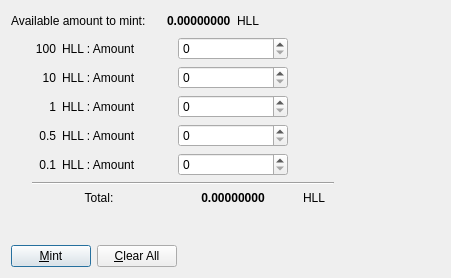
<?xml version="1.0" encoding="UTF-8"?>
<ui version="4.0">
 <class>ManualMintDialog</class>
 <widget class="QDialog" name="ManualMintDialog">
  <property name="geometry">
   <rect>
    <x>0</x>
    <y>0</y>
    <width>451</width>
    <height>278</height>
   </rect>
  </property>
  <property name="windowTitle">
   <string>Coin Selection</string>
  </property>
  <layout class="QVBoxLayout" name="verticalLayout">
   <item>
    <layout class="QVBoxLayout" name="verticalLayout_2">
     <item>
      <layout class="QHBoxLayout" name="horizontalLayout">
       <item>
        <widget class="QLabel" name="label">
         <property name="minimumSize">
          <size>
           <width>150</width>
           <height>0</height>
          </size>
         </property>
         <property name="text">
          <string>Available amount to mint:</string>
         </property>
        </widget>
       </item>
       <item>
        <widget class="QLabel" name="availableAmount">
         <property name="font">
          <font>
           <weight>75</weight>
           <bold>true</bold>
          </font>
         </property>
         <property name="text">
          <string>0.00000000</string>
         </property>
        </widget>
       </item>
       <item>
        <widget class="QLabel" name="label_3">
         <property name="text">
          <string>HLL</string>
         </property>
        </widget>
       </item>
       <item>
        <spacer name="horizontalSpacer">
         <property name="orientation">
          <enum>Qt::Horizontal</enum>
         </property>
         <property name="sizeHint" stdset="0">
          <size>
           <width>40</width>
           <height>20</height>
          </size>
         </property>
        </spacer>
       </item>
      </layout>
     </item>
     <item>
      <layout class="QHBoxLayout" name="horizontalLayout_5">
       <item>
        <spacer name="horizontalSpacer_3">
         <property name="orientation">
          <enum>Qt::Horizontal</enum>
         </property>
         <property name="sizeType">
          <enum>QSizePolicy::Fixed</enum>
         </property>
         <property name="sizeHint" stdset="0">
          <size>
           <width>15</width>
           <height>20</height>
          </size>
         </property>
        </spacer>
       </item>
       <item>
        <layout class="QGridLayout" name="gridLayout">
         <item row="4" column="1">
          <widget class="QLabel" name="label_13">
           <property name="text">
            <string>HLL : Amount</string>
           </property>
           <property name="margin">
            <number>0</number>
           </property>
          </widget>
         </item>
         <item row="6" column="0" colspan="2">
          <layout class="QFormLayout" name="formLayout_3">
           <property name="labelAlignment">
            <set>Qt::AlignCenter</set>
           </property>
           <property name="formAlignment">
            <set>Qt::AlignHCenter|Qt::AlignTop</set>
           </property>
           <item row="0" column="0" colspan="2">
            <widget class="QLabel" name="label_14">
             <property name="text">
              <string>Total:</string>
             </property>
             <property name="alignment">
              <set>Qt::AlignCenter</set>
             </property>
            </widget>
           </item>
          </layout>
         </item>
         <item row="4" column="2">
          <widget class="QSpinBox" name="coinAmount01"/>
         </item>
         <item row="3" column="1">
          <widget class="QLabel" name="label_12">
           <property name="text">
            <string>HLL : Amount</string>
           </property>
           <property name="margin">
            <number>0</number>
           </property>
          </widget>
         </item>
         <item row="1" column="0">
          <widget class="QLabel" name="label_7">
           <property name="text">
            <string>10</string>
           </property>
           <property name="alignment">
            <set>Qt::AlignRight|Qt::AlignTrailing|Qt::AlignVCenter</set>
           </property>
           <property name="margin">
            <number>0</number>
           </property>
          </widget>
         </item>
         <item row="2" column="2">
          <widget class="QSpinBox" name="coinAmount1"/>
         </item>
         <item row="2" column="1">
          <widget class="QLabel" name="label_11">
           <property name="text">
            <string>HLL : Amount</string>
           </property>
           <property name="margin">
            <number>0</number>
           </property>
          </widget>
         </item>
         <item row="2" column="0">
          <widget class="QLabel" name="label_6">
           <property name="text">
            <string>1</string>
           </property>
           <property name="alignment">
            <set>Qt::AlignRight|Qt::AlignTrailing|Qt::AlignVCenter</set>
           </property>
           <property name="margin">
            <number>0</number>
           </property>
          </widget>
         </item>
         <item row="1" column="1">
          <widget class="QLabel" name="label_10">
           <property name="text">
            <string>HLL : Amount</string>
           </property>
           <property name="margin">
            <number>0</number>
           </property>
          </widget>
         </item>
         <item row="4" column="0">
          <widget class="QLabel" name="label_5">
           <property name="text">
            <string>0.1</string>
           </property>
           <property name="alignment">
            <set>Qt::AlignRight|Qt::AlignTrailing|Qt::AlignVCenter</set>
           </property>
           <property name="margin">
            <number>0</number>
           </property>
          </widget>
         </item>
         <item row="0" column="2">
          <widget class="QSpinBox" name="coinAmount100"/>
         </item>
         <item row="1" column="2">
          <widget class="QSpinBox" name="coinAmount10"/>
         </item>
         <item row="5" column="0" colspan="4">
          <layout class="QFormLayout" name="formLayout">
           <item row="0" column="1">
            <widget class="Line" name="line">
             <property name="orientation">
              <enum>Qt::Horizontal</enum>
             </property>
            </widget>
           </item>
          </layout>
         </item>
         <item row="6" column="3">
          <widget class="QLabel" name="label_15">
           <property name="minimumSize">
            <size>
             <width>40</width>
             <height>0</height>
            </size>
           </property>
           <property name="text">
            <string>HLL</string>
           </property>
           <property name="alignment">
            <set>Qt::AlignCenter</set>
           </property>
          </widget>
         </item>
         <item row="0" column="1">
          <widget class="QLabel" name="label_9">
           <property name="minimumSize">
            <size>
             <width>110</width>
             <height>0</height>
            </size>
           </property>
           <property name="text">
            <string>HLL : Amount</string>
           </property>
           <property name="margin">
            <number>0</number>
           </property>
          </widget>
         </item>
         <item row="3" column="0">
          <widget class="QLabel" name="label_8">
           <property name="text">
            <string>0.5</string>
           </property>
           <property name="alignment">
            <set>Qt::AlignRight|Qt::AlignTrailing|Qt::AlignVCenter</set>
           </property>
           <property name="margin">
            <number>0</number>
           </property>
          </widget>
         </item>
         <item row="3" column="2">
          <widget class="QSpinBox" name="coinAmount05"/>
         </item>
         <item row="6" column="2">
          <widget class="QLabel" name="totalAmount">
           <property name="minimumSize">
            <size>
             <width>110</width>
             <height>0</height>
            </size>
           </property>
           <property name="font">
            <font>
             <weight>75</weight>
             <bold>true</bold>
            </font>
           </property>
           <property name="layoutDirection">
            <enum>Qt::LeftToRight</enum>
           </property>
           <property name="text">
            <string>0.00000000</string>
           </property>
           <property name="alignment">
            <set>Qt::AlignCenter</set>
           </property>
          </widget>
         </item>
         <item row="0" column="0">
          <widget class="QLabel" name="label_4">
           <property name="minimumSize">
            <size>
             <width>30</width>
             <height>0</height>
            </size>
           </property>
           <property name="text">
            <string>100</string>
           </property>
           <property name="alignment">
            <set>Qt::AlignRight|Qt::AlignTrailing|Qt::AlignVCenter</set>
           </property>
           <property name="margin">
            <number>0</number>
           </property>
          </widget>
         </item>
        </layout>
       </item>
       <item>
        <spacer name="horizontalSpacer_4">
         <property name="orientation">
          <enum>Qt::Horizontal</enum>
         </property>
         <property name="sizeHint" stdset="0">
          <size>
           <width>40</width>
           <height>20</height>
          </size>
         </property>
        </spacer>
       </item>
      </layout>
     </item>
     <item>
      <spacer name="verticalSpacer">
       <property name="orientation">
        <enum>Qt::Vertical</enum>
       </property>
       <property name="sizeHint" stdset="0">
        <size>
         <width>20</width>
         <height>40</height>
        </size>
       </property>
      </spacer>
     </item>
     <item>
      <layout class="QHBoxLayout" name="horizontalLayout_2">
       <item>
        <widget class="QPushButton" name="mintButton">
         <property name="text">
          <string>&amp;Mint</string>
         </property>
        </widget>
       </item>
       <item>
        <widget class="QPushButton" name="clearAllButton">
         <property name="text">
          <string>&amp;Clear All</string>
         </property>
        </widget>
       </item>
       <item>
        <spacer name="horizontalSpacer_2">
         <property name="orientation">
          <enum>Qt::Horizontal</enum>
         </property>
         <property name="sizeHint" stdset="0">
          <size>
           <width>40</width>
           <height>20</height>
          </size>
         </property>
        </spacer>
       </item>
      </layout>
     </item>
    </layout>
   </item>
  </layout>
 </widget>
 <resources/>
 <connections/>
</ui>
